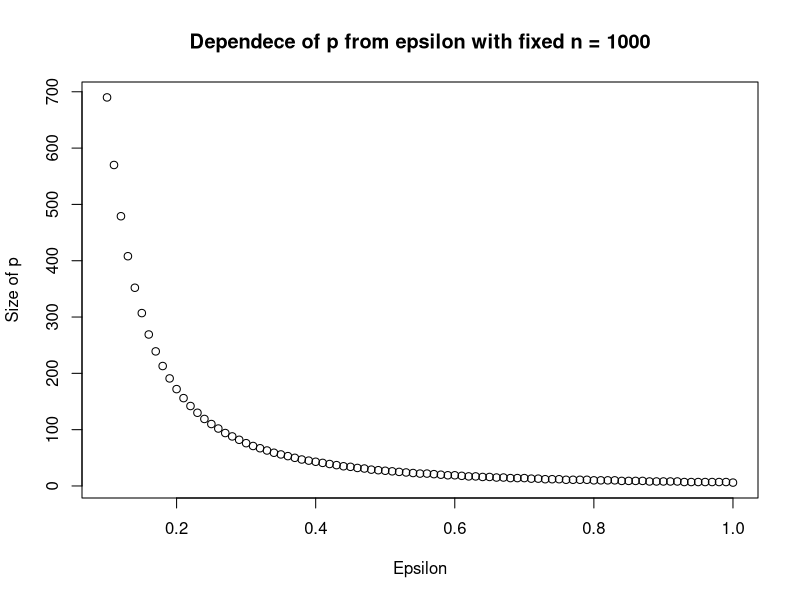
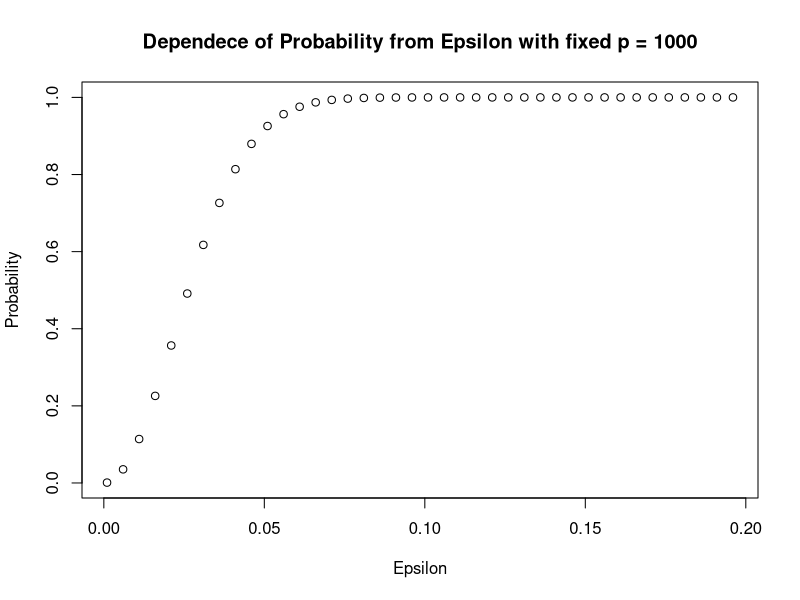

Write the R code that produced these figures, in order.
## ---- chunk 1
knitr::opts_chunk$set(echo = TRUE)
## ---- chunk 2
# 1
set.seed(789)
n_cards = 52 # number of cards
N = 10000 # number of simulation
wdl = c(0,0,0) # win_draw_lose flag
for (j in 1:N){
  counter_1 = 0 # counter of the winning during the one round for Player 1
  counter_2 = 0 # counter of the winning during the one round for Player 2
  Player_1 = paste( sample(c("R","B"), size = 3, replace = T), collapse= '' ) # Player 1  takes random cards
  Player_2 = paste(sample(c("R","B"), size = 3, replace = T), collapse = '' ) # Player 2  takes random cards
  deck <- sample(c(rep("R", 26) , rep("B", 26))) # creating the deck and shuffle it
  i =1 

  while (i<=(n_cards-2)) { 
    c = paste(deck[i:(i+2)],collapse='')
    
    if (all(Player_1 == c)) {
      counter_1 = counter_1 + 1
      i = i + 2  # jump
    }
    
    if (all(Player_2 == c)) {
      counter_2 = counter_2 + 1
      i = i + 2 # jump
    }
    
    i = i + 1
  }
  if (counter_1 > counter_2){wdl[1] = wdl[1] + 1 }
  else if (counter_1 == counter_2){wdl[2] = wdl[2] + 1 }
  else if (counter_1 < counter_2){wdl[3] = wdl[3] + 1 }
}
Percent = (wdl/N)*100
data.frame(row.names = c("Player 1 win","Draw games","Player 2 win"),Percent)
## ---- chunk 3
set.seed(123)

n_cards = 52
N = 1000
wdl = c(0,0,0)
for (j in 1:N){
  counter_1 = 0
  counter_2 = 0
  Player_1 = "BRR"
  Player_2 = "BBR"
  deck <- sample(c(rep("R", 26) , rep("B", 26)))

  i =1
  flag = 0
  while (i<=(n_cards-2)) {
    c = paste(deck[i:(i+2)],collapse='')
    
    if (all(Player_1 == c)) {
      counter_1 = counter_1 + 1
      i = i + 2  # jump
    }
    
    if (all(Player_2 == c)) {
      counter_2 = counter_2 + 1
      i = i + 2 # jump
    }
    
    i = i + 1
  }
  if (counter_1 > counter_2){wdl[1] = wdl[1] + 1 }
  else if (counter_1 == counter_2){wdl[2] = wdl[2] + 1 }
  else if (counter_1 < counter_2){wdl[3] = wdl[3] + 1 }
 }
Percent  = (wdl/N)*100
data.frame(row.names = c("Player 1 win","Draw","Player 2 win"),Percent)
## ---- chunk 4
set.seed(123)

n_cards = 10000
N = 1

counter_1 = 0
counter_2 = 0
Player_1 = "BRR"
Player_2 = "BBR"
deck <- sample(c(rep("R", n_cards / 2) , rep("B", n_cards / 2)))

i =1
flag = 0
while (i<=(n_cards-2)) {
  c = paste(deck[i:(i+2)],collapse='')
  
  if (all(Player_1 == c)) {
    counter_1 = counter_1 + 1
    i = i + 2  # jump
  }
  
  if (all(Player_2 == c)) {
    counter_2 = counter_2 + 1
    i = i + 2 # jump
  }
  
  i = i + 1
}
all_points = counter_1 + counter_2
Percent  = c(counter_1 / all_points, counter_2 / all_points)
data.frame(row.names = c("Player 1","Player 2"), Percent)
## ---- chunk 5
# 3
set.seed(123)

change_char =  function(char) {
  # The function switchs R to B and vice versa
  mass = c("R","B")
  i = match( char, mass )
  i = i + (-1)^(i-1)
  return (mass[i])
}

n_cards = 52
N = 1000
wdl = c(0,0,0)
for (j in 1:N){
  counter_1 = 0
  counter_2 = 0
  Player_1 =  sample(c("R","B"), size = 3, replace = T)
  Player_2 = paste( c( c(change_char(Player_1[2])),(Player_1[1:2])), collapse='' )
  Player_1 = paste( Player_1, collapse = "" )
  deck <- sample(c(rep("R", 26) , rep("B", 26)))
  i =1
  flag = 0
  while (i<=(n_cards-2)) {
    c = paste(deck[i:(i+2)],collapse='')
    
    if (all(Player_1 == c)) {
      counter_1 = counter_1 + 1
      i = i + 2  # jump
    }
    
    if (all(Player_2 == c)) {
      counter_2 = counter_2 + 1
      i = i + 2 # jump
    }
    
    i = i + 1
  }
  if (counter_1 > counter_2){wdl[1] = wdl[1] + 1 }
  else if (counter_1 == counter_2){wdl[2] = wdl[2] + 1 }
  else if (counter_1 < counter_2){wdl[3] = wdl[3] + 1 }
}
Percent = (wdl/N)*100
data.frame(row.names = c("Player 1 win","Draw","Player 2 win"),Percent)
## ---- chunk 6
set.seed(23123)
N = 20
n = 1000 # time steps
d = 2000

e = 0.1 # [0,1] 
p = floor(log(n)/e^2)

doub_check = 1 - exp(-(e**2)*p)
suc_counter = 0

for (n_ in 1:N){
  Y = rep(0,p)
  X = rep(0,d)
  i = sample(c(1:d),replace = T,size = n)
  L = matrix(rnorm(p*d,mean = 0, sd = 1/sqrt(p)),p,d)
  
  # Algorithm part
  for (k in 1:n){
    col_ind = i[k] # take the index of column
    Y = Y + L[,col_ind] # add column of matrix L to the y
  }
  
  # Verification part
  for (k in 1:n){
    col_ind = i[k]
    X[col_ind] = X[col_ind] + 1 # frequency vector
  }
  
  norm_X = sqrt(sum(X**2))
  norm_Y = sqrt(sum(Y**2))
  
  print(abs(norm_X - norm_Y)/norm_Y)
  
  if ((((1-e)*norm_X) <= norm_Y) && (norm_Y <= (norm_X*(1+e)))){
    suc_counter = suc_counter+1
  }
  
}
P = c(n, d, p, suc_counter/N,doub_check)
data.frame(row.names = c("Size of input", "Size 'd' of vector 'x'" , "Size 'p' of vector 'y'", "Actual Probability", "JL lemma probability"),P)
## ---- chunk 7
e = seq(from = 0.1, to = 1, by = 0.01 )
p = floor(log(n)/e^2)
## ---- chunk 8
plot(e,p,xlab = "Epsilon", ylab = "Size of p", main = "Dependece of p from epsilon with fixed n = 1000")
## ---- chunk 9
e = seq(from = 0.001, to = 0.2, by = 0.005 )
p = 1000
prob = (1-exp((-e**2)*p))
## ---- chunk 10
plot(e,prob,xlab = "Epsilon", ylab = "Probability", main = "Dependece of Probability from Epsilon with fixed p = 1000")

## ---- chunk 11
set.seed(123)
N = 1
n = 2000 # time steps
d = 10000
e = 0.1 # [0,1]эe 
p = floor(log(n)/e^2)
P = 0
doub_check = 1 - exp(-(e**2)*p)
set.seed(1234)
for (n_ in 1:N){
  Y = rep(0,p) # create the vector y 
  X = rep(0,d) # create the vector x to double check the result
  i = sample(c(1:d),replace = T,size = n)
  L = matrix(rnorm(p*d,mean = 0, sd = 1/sqrt(p)),p,d)
  for (k in 1:n){
    col_ind = i[k] # take the index of column
    X[col_ind] = X[col_ind] + 1 # frequency vector
    Y = Y + L[,col_ind] # add column of matrix L to the y
  }
  if ((1-e)*sqrt(sum(X**2))<=sqrt(sum(Y**2)) && sqrt(sum(Y**2))<=sqrt(sum(X**2))*(1+e)){
    P = P+1
  }
}
Parametrs = c(d,n,e,p,sqrt(sum(Y**2)),sqrt(sum(X**2)),P/N,doub_check)
data.frame(row.names = c("d","n","Epsilon","p","||Y||","||X||","Actual Probability", "JL lemma probability"),Parametrs)
## ---- chunk 12
get_vector = function(seed_id, p, L){
  # seed_id - is our input index from (i1, i2, ... in). 
  # By setting index as a seed, we produce unique seqence of indecies of L of size p
  set.seed(seed_id)
  indecies = sample(1:length(L), p)
  return(L[indecies])
}

main_seed = 13
N_sim = 10
n = 9000
d = 200000
eps = 0.1
p = floor(log(n) / (eps^2))
theor_prob = 1 - exp(-eps^2*p)

# Generating L once with our main_seed which was found empirically
set.seed(main_seed)
L = rnorm(p * 2, mean = 0, sd = 1/sqrt(p))

prob_counter = 0
for(q in 1:N_sim){
  y = rep(0, p) 
  x = rep(0, d)
  
  # Generating input indecies using other seeds which doesn't match main_seed
  set.seed(main_seed * q + q)
  i = sample(1:d, n, replace = T)
  
  # Algorithm part. Computing "y"
  for(k in 1:n){
    current_index = i[k] 
    y = y + get_vector(current_index, p, L)
  }
  
  # Verification part. Computing "x"
  for (k in 1:n){
    current_index = i[k]
    x[current_index] = x[current_index] + 1
  }
  
  norm_X = sqrt(sum(x**2))
  norm_Y = sqrt(sum(y**2))
  
  print(abs(norm_X - norm_Y) / norm_Y)
  
  if(((1-eps)*norm_X <= norm_Y) && (norm_Y <= ((1+eps) * norm_X))){
    prob_counter = prob_counter + 1
  }
}


Parametrs = c(d, n, eps, p, length(L), prob_counter / N_sim, theor_prob)
print(data.frame(
  row.names = c("d","n","Epsilon","p","Size of L","Actual Probability", "JL lemma probability"),
  Parametrs))
